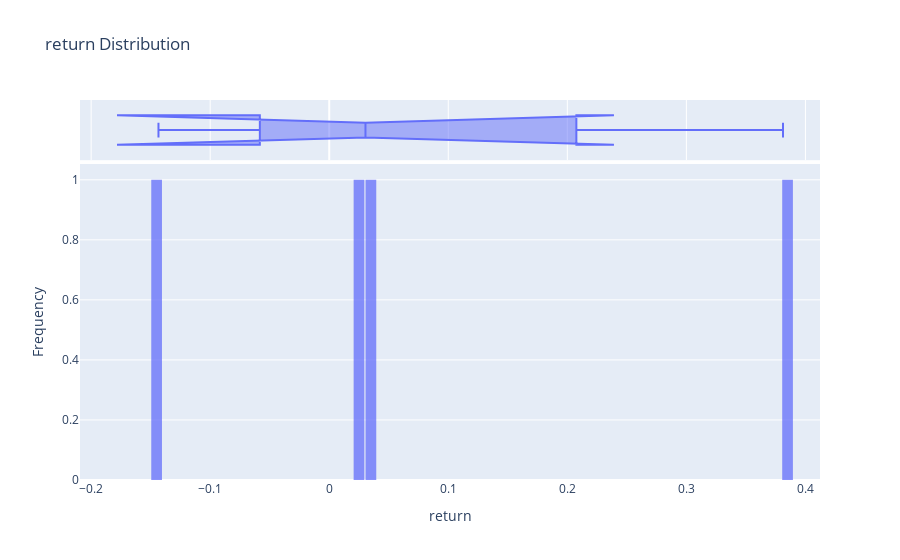

Notebook source saved alongside this figure:
### Code cell
plot_histogram(data_processed, 'return')

### Figure 1 — Plotly figure (JSON) as saved in the notebook; plotly's stock layout.template omitted (floating-point values rounded to 4 significant figures)
{"data": [{"alignmentgroup": "True", "bingroup": "x", "hovertemplate": "return=%{x}<br>count=%{y}<extra></extra>", "legendgroup": "", "marker": {"color": "#636efa", "opacity": 0.75, "pattern": {"shape": ""}}, "name": "", "nbinsx": 100, "offsetgroup": "", "orientation": "v", "showlegend": false, "type": "histogram", "x": [-0.1434, 0.03402, 0.02686, 0.3812], "xaxis": "x", "yaxis": "y"}, {"alignmentgroup": "True", "hovertemplate": "return=%{x}<extra></extra>", "legendgroup": "", "marker": {"color": "#636efa"}, "name": "", "notched": true, "offsetgroup": "", "showlegend": false, "type": "box", "x": [-0.1434, 0.03402, 0.02686, 0.3812], "xaxis": "x2", "yaxis": "y2"}], "layout": {"bargap": 0.1, "barmode": "relative", "legend": {"tracegroupgap": 0}, "title": {"text": "return Distribution"}, "xaxis": {"anchor": "y", "domain": [0, 1], "title": {"text": "return"}}, "xaxis2": {"anchor": "y2", "domain": [0, 1], "matches": "x", "showgrid": true, "showticklabels": false}, "yaxis": {"anchor": "x", "domain": [0, 0.8316], "title": {"text": "Frequency"}}, "yaxis2": {"anchor": "x2", "domain": [0.8416, 1], "matches": "y2", "showgrid": false, "showline": false, "showticklabels": false, "ticks": ""}}}
